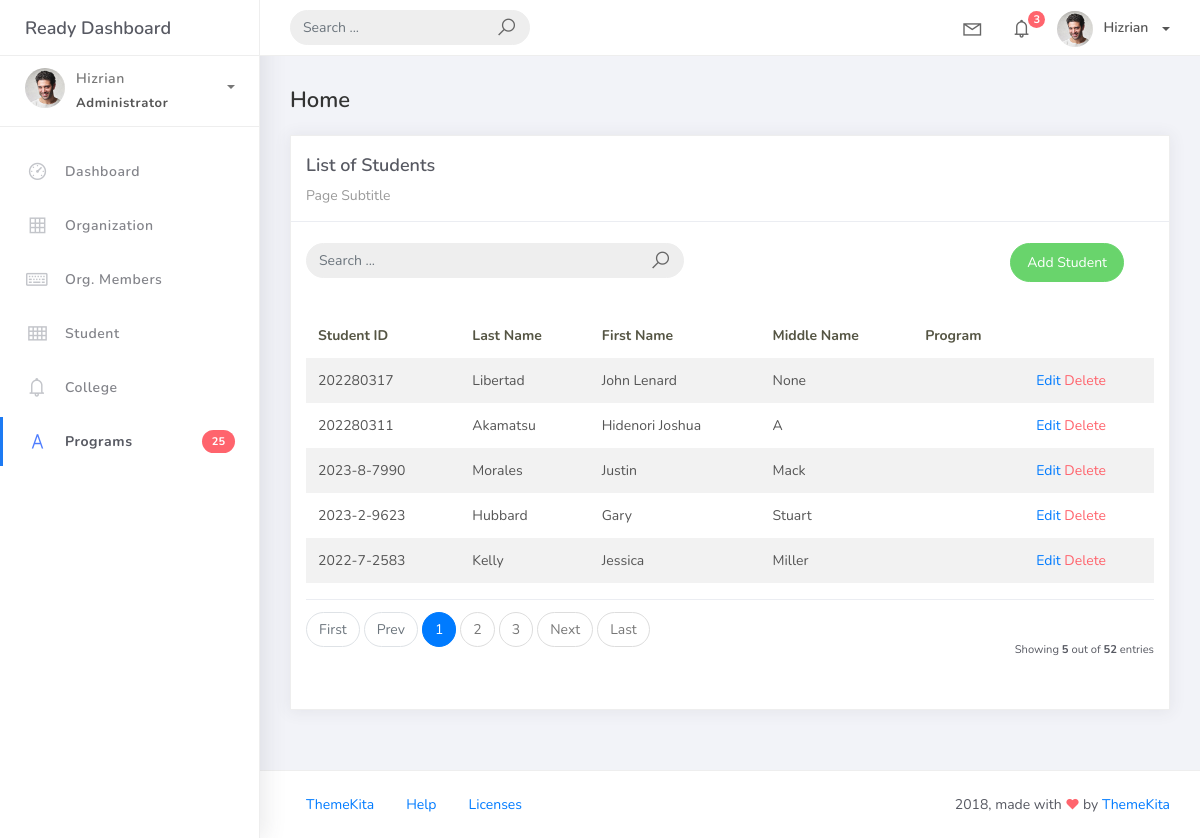
The app's page /students_list, older data.
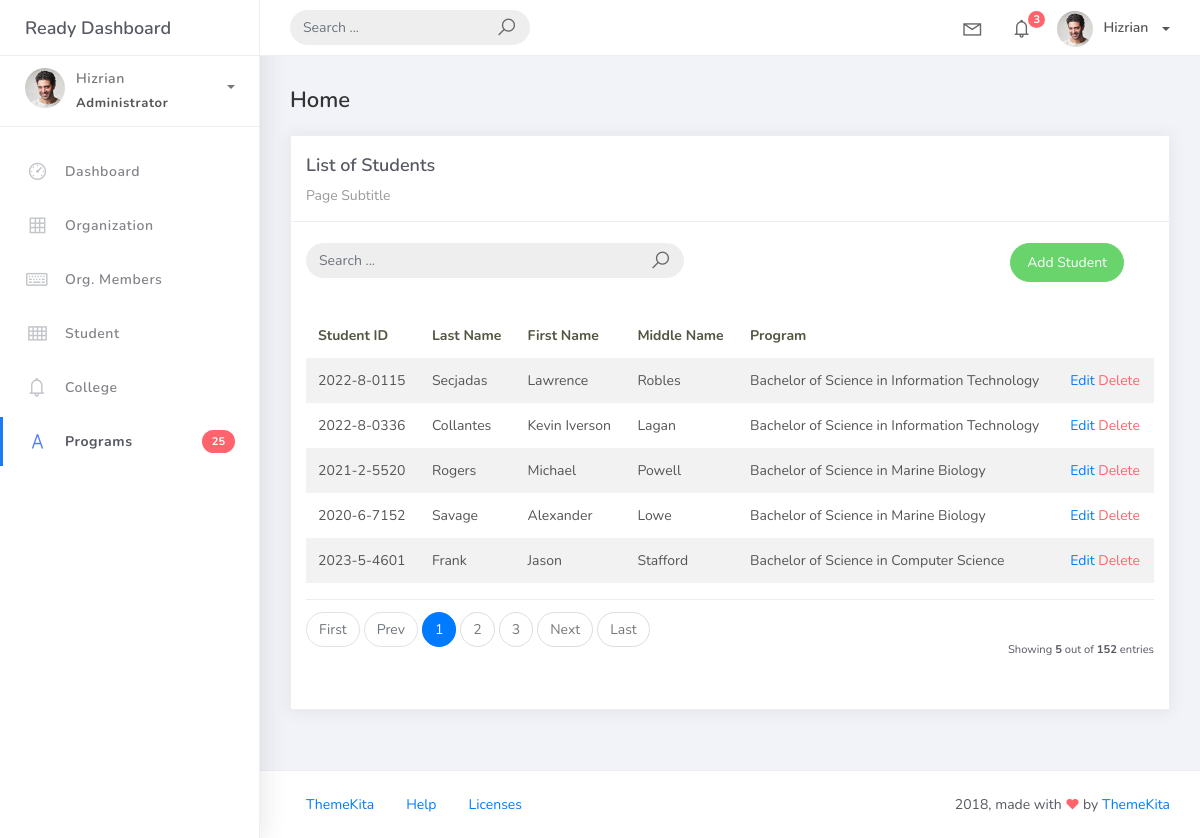
The same page, newer data.
### studentorg/models.py (models this page shows, shortened)
class BaseModel (models.Model):
    created_at = models.DateTimeField(auto_now_add=True, db_index=True)
    updated_at = models.DateTimeField(auto_now=True)
    class Meta:
        abstract = True

class Student(BaseModel):
    student_id = models.CharField(max_length=15)
    last_name = models.CharField(max_length=25, default= "Unknown")
    first_name = models.CharField(max_length=25)
    middle_name = models.CharField(max_length=25, blank=True, null=True)
    program = models.ForeignKey(Program, on_delete=models.CASCADE)

class Program(BaseModel):
    prog_name = models.CharField(max_length=150)
    college = models.ForeignKey(College, on_delete=models.CASCADE)
    def __str__(self):
        return self.prog_name

### studentorg/views.py (the view)
# urls.py: path('students_list', StudentsList.as_view(), name='students-list'),
class StudentsList(ListView):
    model = Student
    context_object_name = 'students'
    template_name = "students_list.html"
    paginate_by = 5

### templates/students_list.html
{% extends 'base.html' %} {% load static %} {% block content %}
<div class="content">
    <div class="container-fluid">
        <h4 class="page-title">Home</h4>
        <div class="row">
            <div class="col-md-12">
                <div class="card">
                    <div class="card-header">
                        <div class="card-title">List of Students</div>
                        <div class="card-category">Page Subtitle</div>
                    </div>
                    <br />
                    <div class="col-md-12 row">
                        <div class="col-md-6">
                            <form class="navbar-left navbar-form nav-search mr-md-3" action="">
                                <div class="input-group">
                                    <input type="text" placeholder="Search ..." class="form-control" />
                                    <div class="input-group-append">
                                        <span class="input-group-text">
                                            <i class="la la-search search-icon"></i>
                                        </span>
                                    </div>
                                </div>
                            </form>
                        </div>
                        <div class="col-md-6">
                            <div class="pull-right">
                                <a href="{% url 'students-add' %}" class="btn btn-success btn-rounded">Add Student</a>
                            </div>
                        </div>
                    </div>
                    <div class="card-body">
                        <table class="table table-striped mt-3">
                            <thead>
                                <tr>
                                    <th scope="col">Student ID</th>
                                    <th scope="col">Last Name</th>
                                    <th scope="col">First Name</th>
                                    <th scope="col">Middle Name</th>
                                    <th scope="col">Program</th>
                                </tr>
                            </thead>
                            <tbody>
                                {% for object in object_list %}
                                <tr>
                                    <td>{{ object.student_id }}</td>
                                    <td>{{ object.last_name }}</td>
                                    <td>{{ object.first_name }}</td>
                                    <td>{{ object.middle_name }}</td>
                                    <td>{{ object.program }}</td>
                                    <td>
                                        <a href="students_list/{{ object.id }}">Edit</a>
                                        <a href="students_list/{{ object.id }}/delete" class="text-danger">Delete</a>
                                    </td>
                                </tr>
                                {% empty %}
                                <tr>
                                    <td colspan="4" style="text-align: center;">
                                        <p class="text-sm font-weight-bold mb-0">No Records Found</p>
                                    </td>
                                </tr>
                                {% endfor %}
                            </tbody>
                        </table>
                        {% include 'includes/pagination.html' %}
                    </div>
                </div>
            </div>
        </div>
    </div>
</div>
{% endblock %}

Row changes from the older to the newer data that the page shows:
changed Student: student_id "202280317" → "2022-8-0115"; last_name "Libertad" → "Secjadas"; first_name "John Lenard" → "Lawrence"; middle_name "None" → "Robles"; program (not shown) → "Bachelor of Science in Information Technology"
changed Student: student_id "202280311" → "2022-8-0336"; last_name "Akamatsu" → "Collantes"; first_name "Hidenori Joshua" → "Kevin Iverson"; middle_name "A" → "Lagan"; program (not shown) → "Bachelor of Science in Information Technology"
changed Student: student_id "2023-8-7990" → "2021-2-5520"; last_name "Morales" → "Rogers"; first_name "Justin" → "Michael"; middle_name "Mack" → "Powell"; program (not shown) → "Bachelor of Science in Marine Biology"
changed Student: student_id "2023-2-9623" → "2020-6-7152"; last_name "Hubbard" → "Savage"; first_name "Gary" → "Alexander"; middle_name "Stuart" → "Lowe"; program (not shown) → "Bachelor of Science in Marine Biology"
changed Student: student_id "2022-7-2583" → "2023-5-4601"; last_name "Kelly" → "Frank"; first_name "Jessica" → "Jason"; middle_name "Miller" → "Stafford"; program (not shown) → "Bachelor of Science in Computer Science"
Text that changed along with them:
{{ paginator.count }}: "52" → "152"
